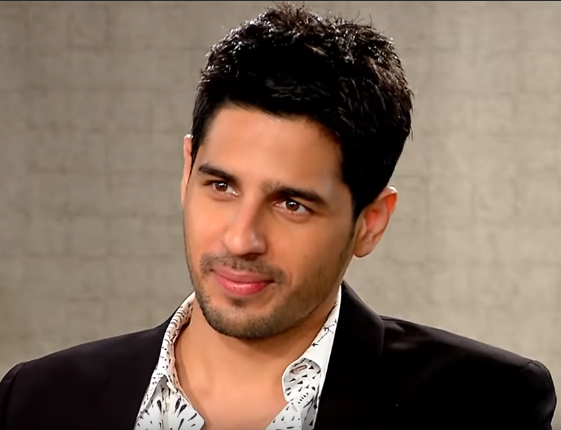
#> input picture DataSet/sidharth malhotra/sidharth2.jpg, 561 x 430 px, found by its file name
$ jupyter execute --allow-errors 'Celebrities Classification.ipynb'
#> lines starting #> are read from the running program, lines starting #| are printed output that depends on the picture
[cell 1]
# !pip install opencv-python

[cell 2]
import cv2    # for the image read
import numpy as np
import matplotlib.pyplot as plt
import os
import pandas as pd
import seaborn as sb

### Prepeocessing : Detect face and eyes
#### When we look at any image, most of the time we identify a person using a face. An image might contain multiple faces, also the face can be obstructed and not clear. The first step in our pre-processing pipeline is to detect faces from an image. Once face is detected, we will detect eyes, if two eyes are detected then only we keep that image otherwise discard it

[cell 3]
img = cv2.imread(".\DataSet\\sidharth malhotra\\sidharth2.jpg")
#> img is the input picture: shape (430, 561, 3); mean B, G, R 92.4, 108.6, 130.7
img.shape
#> Out = (430, 561, 3)

[cell 4]
plt.imshow(img)

[cell 5]
# remove RGB content and convert in gray image
gray = cv2.cvtColor(img , cv2.COLOR_BGR2GRAY)
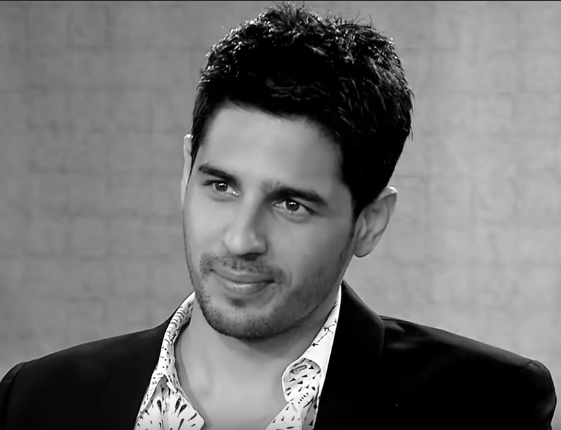
#> gray: shape (430, 561); min 0, max 255, mean 113.3
gray.shape
#> Out = (430, 561)
# plt.imshow(img , cmap = "gray")

[cell 6]
# face and eye cascade Apis to detect Face and eye
face_cascade = cv2.CascadeClassifier('./OpenCV_Cascades/haarcascade_frontalface_default.xml')
eye_cascade = cv2.CascadeClassifier('./OpenCV_Cascades/haarcascade_eye.xml')
face_cascade

[cell 7]
faces = face_cascade.detectMultiScale(gray)
#> faces = [[150, 114, 209, 209]]
faces
#> Out = [[150, 114, 209, 209]]

[cell 8]
(x ,y ,w , h ) = faces[0]
#> x = 150; y = 114; w = 209; h = 209
face_img = cv2.rectangle(img , (x ,y) , (x+w , y+h) , (255 , 0 ,0),2)
plt.imshow(face_img)

[cell 9]
cv2.destroyAllWindows()
for (x ,y ,w, h) in faces:
    face_img = cv2.rectangle(img , (x ,y) , (x+w , y+h) , (255 , 0 ,0),2)
    roi_gray = gray[y:y+h , x:x+w]
    roi_color = face_img[y:y+h , x:x+w]
    eyes = eye_cascade.detectMultiScale(roi_gray)
    print(eyes)
    for (ex ,ey , ew ,eh) in eyes:
        cv2.rectangle(roi_color , (ex ,ey) , (ex+ew , ey+eh),(0,255,0),3)
#> this loop made 1 pass
#> (x, y, w, h, eyes) on pass 1: (150, 114, 209, 209, [[46, 48, 48, 48], [115, 63, 56, 56]])
#| [[ 46  48  48  48]
#|  [115  63  56  56]]
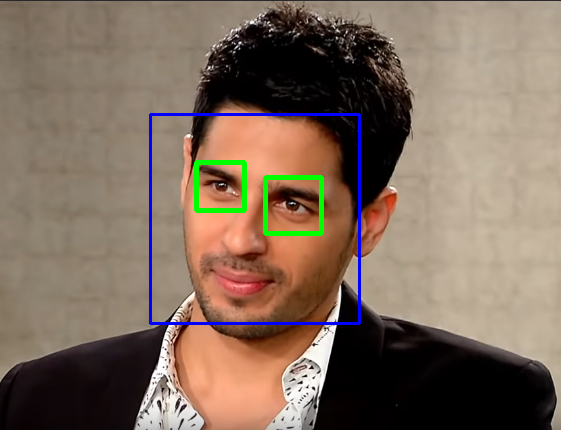
#> img: shape (430, 561, 3); mean B, G, R 93.6, 108.8, 127.9
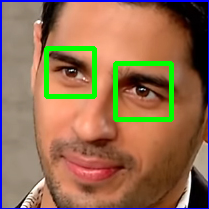
#> roi_color: shape (209, 209, 3); mean B, G, R 81.7, 110.5, 146.7
plt.figure()
plt.imshow(face_img , cmap = 'gray')
plt.show()

### Preprocessing :crop the facial region of the image

[cell 10]
plt.imshow(roi_color , cmap = 'gray')

[cell 11]
cropped_img = np.array(roi_color)
cropped_img.shape
#> Out = (209, 209, 3)
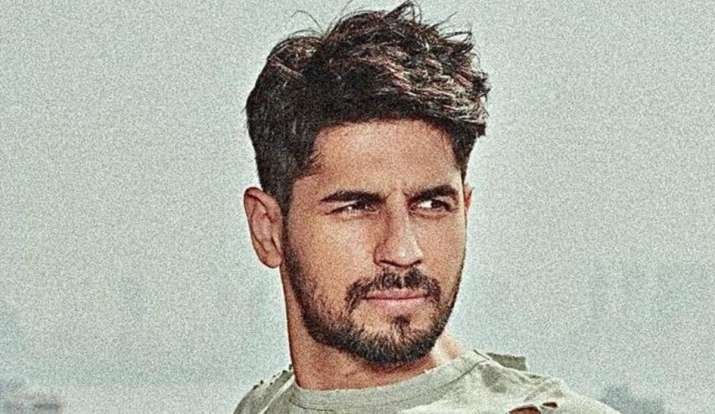
#> input picture DataSet/sidharth malhotra/sidharth3.jpg, 715 x 414 px, found by its file name
#> further down, org_img is the input picture: shape (414, 715, 3); mean B, G, R 167.1, 176.7, 178

[cell 12]
#  create function that can read image and crope it around face area

def get_cropped_img_if_2_eyes(image_path):
    cv2.destroyAllWindows()
    img = cv2.imread(image_path)
    gray = cv2.cvtColor(img , cv2.COLOR_BGR2GRAY)
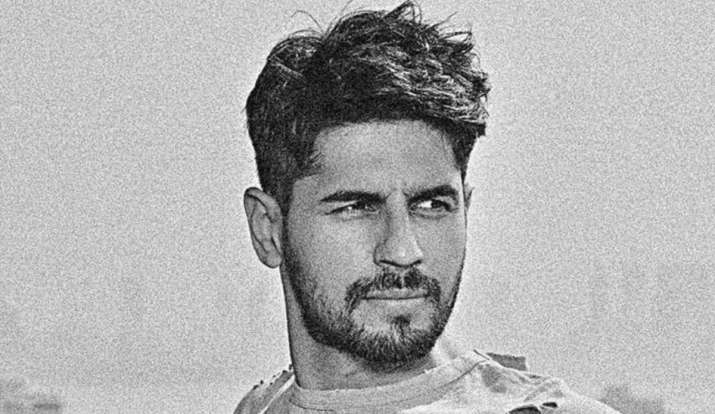
#> gray: shape (414, 715); min 1, max 254, mean 176
    faces = face_cascade.detectMultiScale(gray , 1.3 , 5 )
#> faces = [[287, 123, 214, 214]]
    for (x , y, w ,h ) in faces:
#         face_img = cv2.rectangle(img , (x ,y ) , (x+w ,y+h) , (255 ,0 ,0), 4 )
        roi_gray = gray[y:y+h , x:x+w]
        roi_color = img[y:y+h , x:x+w]
        eyes = eye_cascade.detectMultiScale(roi_gray)
#         print(eyes)
        if len(eyes) >= 2:
            return roi_color
#> this loop made 1 pass
#> (x, y, w, h, eyes) on pass 1: (287, 123, 214, 214, [[119, 53, 54, 54]])
#> pass 1, in get_cropped_img_if_2_eyes, `roi_gray = gray[y:y+h , x:x+w]`:
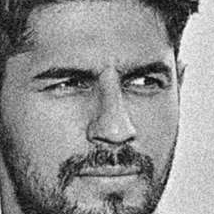
#> roi_gray: shape (214, 214); min 1, max 254, mean 144.5
#> pass 1, in get_cropped_img_if_2_eyes, `roi_color = img[y:y+h , x:x+w]`:
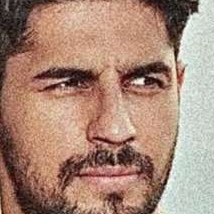
#> roi_color: shape (214, 214, 3); mean B, G, R 120.2, 136.7, 169.1

[cell 13]
org_img = cv2.imread(".\DataSet\\sidharth malhotra\\sidharth3.jpg")
plt.imshow(org_img)
plt.show()

[cell 14]
try:
    crop_img = get_cropped_img_if_2_eyes(".\DataSet\\sidharth malhotra\\sidharth3.jpg")
    plt.imshow(crop_img)
except:
    pass

[cell 15]
# get the path of all folder in data set
path_to_dataSet = "./DataSet/"
path_to_cr_data = "./DataSet/Cropped/"
img_dirs = []
for entry in os.scandir(path_to_dataSet):
    if entry.is_dir():
        img_dirs.append(entry.path)
img_dirs

[cell 16]
# if we have alreade cropped folder then dont run this code otherwise it delete that folder then it then after we have to again clean data
import shutil
if os.path.exists(path_to_cr_data):
     shutil.rmtree(path_to_cr_data)
os.mkdir(path_to_cr_data)

## So here we code the processing steps that take picture 1 by 1 from path and then cut that face and save it in other folder

## I commenting below code after saving cropped inmage in other folder so then after cleaning unwanted cropped image we not able to  again put images in cropped folder again and again

[cell 17]
# [25 lines of commented-out code are left out]

### if we have already clean data than after run this code other wise run above code
### so that ge get the path of that photos and stored path in dict

[cell 18]
cr_img_dir = []
if os.path.exists(path_to_cr_data):
    for entry in os.scandir(path_to_cr_data):
        if entry.is_dir():
            cr_img_dir.append(entry.path)


clean_data_dict = {}
for img_path in cr_img_dir:
    celebrity_name = img_path.split('/')[-1]
    file_list = []
    for entry in os.scandir(img_path):
        file_list.append(entry.path)
    clean_data_dict[celebrity_name] = file_list
# clean_data_dict

## Preprocessing: Use wavelet transform as a feature for traning our model
### In wavelet transformed image, you can see edges clearly and that can give us clues on various facial features such as eyes, nose, lips etc

### wavelet Transform

[cell 19]
import numpy as np
import pywt
import cv2

def w2d(img, mode='haar', level=1):
#> called with mode = 'db1', level = 5
    imArray = img
    #Datatype conversions
    #convert to grayscale
    imArray = cv2.cvtColor( imArray,cv2.COLOR_RGB2GRAY )
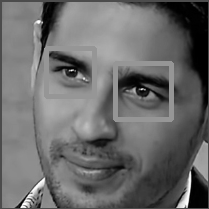
#> imArray: shape (209, 209); min 0, max 255, mean 106
    #convert to float
    imArray =  np.float32(imArray)
    imArray /= 255;
    # compute coefficients
    coeffs=pywt.wavedec2(imArray, mode, level=level)
#> coeffs = 6 items

    #Process Coefficients
    coeffs_H=list(coeffs)
#> coeffs_H = 6 items
    coeffs_H[0] *= 0;

    # reconstruction
    imArray_H=pywt.waverec2(coeffs_H, mode);
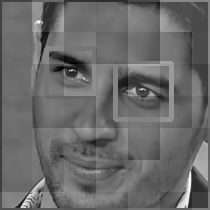
#> imArray_H: shape (210, 210) float32; min -0.523, max 0.73, mean -0.00162; drawn with min black and max white
    imArray_H *= 255;
    imArray_H =  np.uint8(imArray_H)
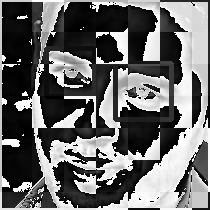
#> imArray_H: shape (210, 210); min 0, max 255, mean 105.6

    return imArray_H

[cell 20]
#c_img = ".\DataSet\Cropped\sidharth malhotra\sidharth malhotra2.PNG"
plt.imshow(roi_color)

[cell 21]
im_har = w2d(roi_color,'db1',5)
plt.imshow(im_har, cmap='gray')

## After cleaning Manually cropped image and delete any unwanted images
#### we again get the path of that clean image and then stored in dict

#> (a cell that did not finish here is left out)

[cell 23]
celebrity_file_clean_dict = {}
#> (the rest of this cell did not finish here and is left out)

[cell 24]
celebrity_file_clean_dict.keys()

[cell 25]
# if we run this code at first time theen useing this dict (celebrity_file_clean_dict)

# class_dict = {}
# count = 0
# for name in celebrity_file_clean_dict.keys():
#     class_dict[name] = count
#     count = count + 1
# class_dict


# if we have the already clean data so that we dont need to clean again this
# data we want ontly path od that image so that we useing this dict clean_data_dict
class_dict = {}
count = 0
for name in clean_data_dict.keys():
    class_dict[name] = count
    count = count + 1
class_dict
